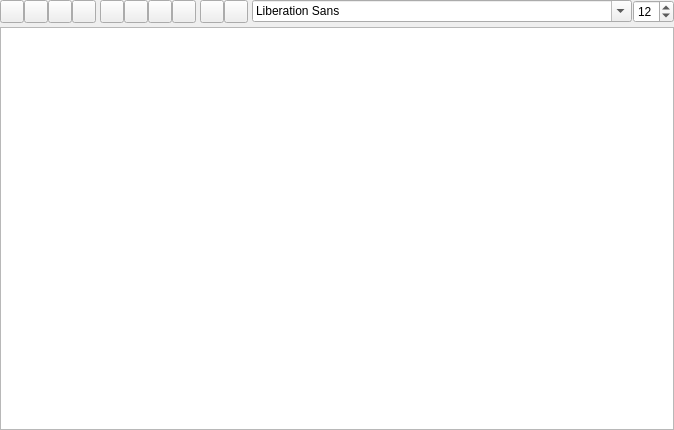
<ui version="4.0" >
 <class>RichTextWidget</class>
 <widget class="QWidget" name="RichTextWidget" >
  <property name="geometry" >
   <rect>
    <x>0</x>
    <y>0</y>
    <width>674</width>
    <height>430</height>
   </rect>
  </property>
  <property name="windowTitle" >
   <string>Form</string>
  </property>
  <layout class="QVBoxLayout" >
   <property name="spacing" >
    <number>4</number>
   </property>
   <property name="margin" >
    <number>0</number>
   </property>
   <item>
    <layout class="QHBoxLayout" >
     <item>
      <layout class="QHBoxLayout" >
       <property name="spacing" >
        <number>0</number>
       </property>
       <item>
        <widget class="QToolButton" name="pushBold" >
         <property name="sizePolicy" >
          <sizepolicy vsizetype="Fixed" hsizetype="Fixed" >
           <horstretch>0</horstretch>
           <verstretch>0</verstretch>
          </sizepolicy>
         </property>
         <property name="focusPolicy" >
          <enum>Qt::NoFocus</enum>
         </property>
         <property name="toolTip" >
          <string>Bold</string>
         </property>
         <property name="text" >
          <string/>
         </property>
         <property name="icon" >
          <iconset resource="common.qrc" >
           <normaloff>:/images/text_bold.png</normaloff>:/images/text_bold.png</iconset>
         </property>
         <property name="checkable" >
          <bool>true</bool>
         </property>
         <property name="flat" stdset="0" >
          <bool>false</bool>
         </property>
        </widget>
       </item>
       <item>
        <widget class="QToolButton" name="pushItalic" >
         <property name="sizePolicy" >
          <sizepolicy vsizetype="Fixed" hsizetype="Fixed" >
           <horstretch>0</horstretch>
           <verstretch>0</verstretch>
          </sizepolicy>
         </property>
         <property name="focusPolicy" >
          <enum>Qt::NoFocus</enum>
         </property>
         <property name="toolTip" >
          <string>Italics</string>
         </property>
         <property name="text" >
          <string/>
         </property>
         <property name="icon" >
          <iconset resource="common.qrc" >
           <normaloff>:/images/text_italic.png</normaloff>:/images/text_italic.png</iconset>
         </property>
         <property name="checkable" >
          <bool>true</bool>
         </property>
         <property name="flat" stdset="0" >
          <bool>false</bool>
         </property>
        </widget>
       </item>
       <item>
        <widget class="QToolButton" name="pushUnderline" >
         <property name="sizePolicy" >
          <sizepolicy vsizetype="Fixed" hsizetype="Fixed" >
           <horstretch>0</horstretch>
           <verstretch>0</verstretch>
          </sizepolicy>
         </property>
         <property name="focusPolicy" >
          <enum>Qt::NoFocus</enum>
         </property>
         <property name="toolTip" >
          <string>Underline</string>
         </property>
         <property name="text" >
          <string/>
         </property>
         <property name="icon" >
          <iconset resource="common.qrc" >
           <normaloff>:/images/text_under.png</normaloff>:/images/text_under.png</iconset>
         </property>
         <property name="checkable" >
          <bool>true</bool>
         </property>
         <property name="flat" stdset="0" >
          <bool>false</bool>
         </property>
        </widget>
       </item>
       <item>
        <widget class="QToolButton" name="pushStrike" >
         <property name="sizePolicy" >
          <sizepolicy vsizetype="Fixed" hsizetype="Fixed" >
           <horstretch>0</horstretch>
           <verstretch>0</verstretch>
          </sizepolicy>
         </property>
         <property name="focusPolicy" >
          <enum>Qt::NoFocus</enum>
         </property>
         <property name="toolTip" >
          <string>Strikethrough</string>
         </property>
         <property name="text" >
          <string/>
         </property>
         <property name="icon" >
          <iconset resource="common.qrc" >
           <normaloff>:/images/text_strike.png</normaloff>:/images/text_strike.png</iconset>
         </property>
         <property name="checkable" >
          <bool>true</bool>
         </property>
         <property name="flat" stdset="0" >
          <bool>false</bool>
         </property>
        </widget>
       </item>
      </layout>
     </item>
     <item>
      <layout class="QHBoxLayout" >
       <property name="spacing" >
        <number>0</number>
       </property>
       <item>
        <widget class="QToolButton" name="pushLeftJustify" >
         <property name="sizePolicy" >
          <sizepolicy vsizetype="Fixed" hsizetype="Fixed" >
           <horstretch>0</horstretch>
           <verstretch>0</verstretch>
          </sizepolicy>
         </property>
         <property name="focusPolicy" >
          <enum>Qt::NoFocus</enum>
         </property>
         <property name="toolTip" >
          <string>Left Justify</string>
         </property>
         <property name="text" >
          <string/>
         </property>
         <property name="icon" >
          <iconset resource="common.qrc" >
           <normaloff>:/images/leftjust.png</normaloff>:/images/leftjust.png</iconset>
         </property>
         <property name="checkable" >
          <bool>true</bool>
         </property>
         <property name="autoExclusive" >
          <bool>true</bool>
         </property>
        </widget>
       </item>
       <item>
        <widget class="QToolButton" name="pushCenter" >
         <property name="sizePolicy" >
          <sizepolicy vsizetype="Fixed" hsizetype="Fixed" >
           <horstretch>0</horstretch>
           <verstretch>0</verstretch>
          </sizepolicy>
         </property>
         <property name="focusPolicy" >
          <enum>Qt::NoFocus</enum>
         </property>
         <property name="toolTip" >
          <string>Center</string>
         </property>
         <property name="text" >
          <string/>
         </property>
         <property name="icon" >
          <iconset resource="common.qrc" >
           <normaloff>:/images/text_center.png</normaloff>:/images/text_center.png</iconset>
         </property>
         <property name="checkable" >
          <bool>true</bool>
         </property>
         <property name="autoExclusive" >
          <bool>true</bool>
         </property>
        </widget>
       </item>
       <item>
        <widget class="QToolButton" name="pushRightJustify" >
         <property name="sizePolicy" >
          <sizepolicy vsizetype="Fixed" hsizetype="Fixed" >
           <horstretch>0</horstretch>
           <verstretch>0</verstretch>
          </sizepolicy>
         </property>
         <property name="focusPolicy" >
          <enum>Qt::NoFocus</enum>
         </property>
         <property name="toolTip" >
          <string>Right Justify</string>
         </property>
         <property name="text" >
          <string/>
         </property>
         <property name="icon" >
          <iconset resource="common.qrc" >
           <normaloff>:/images/rightjust.png</normaloff>:/images/rightjust.png</iconset>
         </property>
         <property name="checkable" >
          <bool>true</bool>
         </property>
         <property name="autoExclusive" >
          <bool>true</bool>
         </property>
        </widget>
       </item>
       <item>
        <widget class="QToolButton" name="pushJustify" >
         <property name="sizePolicy" >
          <sizepolicy vsizetype="Fixed" hsizetype="Fixed" >
           <horstretch>0</horstretch>
           <verstretch>0</verstretch>
          </sizepolicy>
         </property>
         <property name="focusPolicy" >
          <enum>Qt::NoFocus</enum>
         </property>
         <property name="toolTip" >
          <string>Justify</string>
         </property>
         <property name="text" >
          <string/>
         </property>
         <property name="icon" >
          <iconset resource="common.qrc" >
           <normaloff>:/images/text_block.png</normaloff>:/images/text_block.png</iconset>
         </property>
         <property name="checkable" >
          <bool>true</bool>
         </property>
         <property name="autoExclusive" >
          <bool>true</bool>
         </property>
        </widget>
       </item>
      </layout>
     </item>
     <item>
      <layout class="QHBoxLayout" >
       <property name="spacing" >
        <number>0</number>
       </property>
       <item>
        <widget class="QToolButton" name="pushForegroundColor" >
         <property name="sizePolicy" >
          <sizepolicy vsizetype="Fixed" hsizetype="Fixed" >
           <horstretch>0</horstretch>
           <verstretch>0</verstretch>
          </sizepolicy>
         </property>
         <property name="focusPolicy" >
          <enum>Qt::NoFocus</enum>
         </property>
         <property name="toolTip" >
          <string>Foreground Color</string>
         </property>
         <property name="text" >
          <string/>
         </property>
        </widget>
       </item>
       <item>
        <widget class="QToolButton" name="pushBackgroundColor" >
         <property name="sizePolicy" >
          <sizepolicy vsizetype="Fixed" hsizetype="Fixed" >
           <horstretch>0</horstretch>
           <verstretch>0</verstretch>
          </sizepolicy>
         </property>
         <property name="focusPolicy" >
          <enum>Qt::NoFocus</enum>
         </property>
         <property name="toolTip" >
          <string>Background color</string>
         </property>
         <property name="text" >
          <string/>
         </property>
        </widget>
       </item>
      </layout>
     </item>
     <item>
      <layout class="QHBoxLayout" >
       <property name="spacing" >
        <number>1</number>
       </property>
       <item>
        <widget class="QFontComboBox" name="uiFont" >
         <property name="toolTip" >
          <string>Select font</string>
         </property>
        </widget>
       </item>
       <item>
        <widget class="QSpinBox" name="uiFontSize" >
         <property name="sizePolicy" >
          <sizepolicy vsizetype="Fixed" hsizetype="Fixed" >
           <horstretch>0</horstretch>
           <verstretch>0</verstretch>
          </sizepolicy>
         </property>
         <property name="toolTip" >
          <string>Select font size</string>
         </property>
         <property name="minimum" >
          <number>4</number>
         </property>
         <property name="value" >
          <number>12</number>
         </property>
        </widget>
       </item>
      </layout>
     </item>
    </layout>
   </item>
   <item>
    <widget class="QTextEdit" name="uiText" >
     <property name="tabChangesFocus" >
      <bool>true</bool>
     </property>
    </widget>
   </item>
  </layout>
 </widget>
 <resources>
  <include location="common.qrc" />
 </resources>
 <connections/>
</ui>
